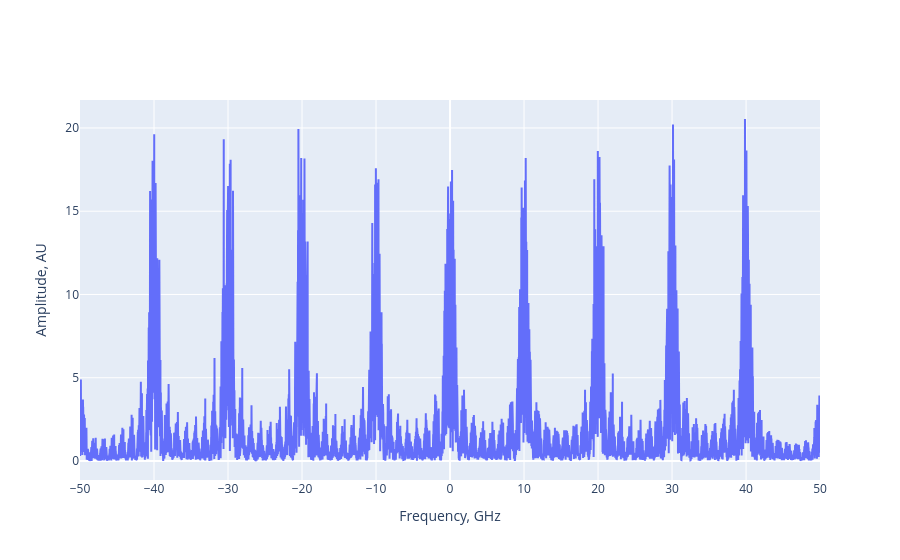

The notebook cell saved with this chart:
### Code cell
plot_spectrum(system.find_child("optical_fiber").output, None)

### Figure 1 — Plotly figure (JSON) as saved in the notebook; plotly's stock layout.template omitted (floating-point values rounded to 4 significant figures; data arrays with more than 128 entries replaced by an {"elided": "..."} marker saying what was removed)
{"data": [{"name": "Signal spectrum", "type": "scatter", "x": {"elided": "10240 float values"}, "y": {"elided": "10240 float values"}}], "layout": {"autosize": true, "xaxis": {"autorange": true, "range": [-50.0, 49.99], "title": {"text": "Frequency, GHz"}, "type": "linear"}, "yaxis": {"autorange": true, "range": [-1.141, 21.68], "title": {"text": "Amplitude, AU"}, "type": "linear"}}}
